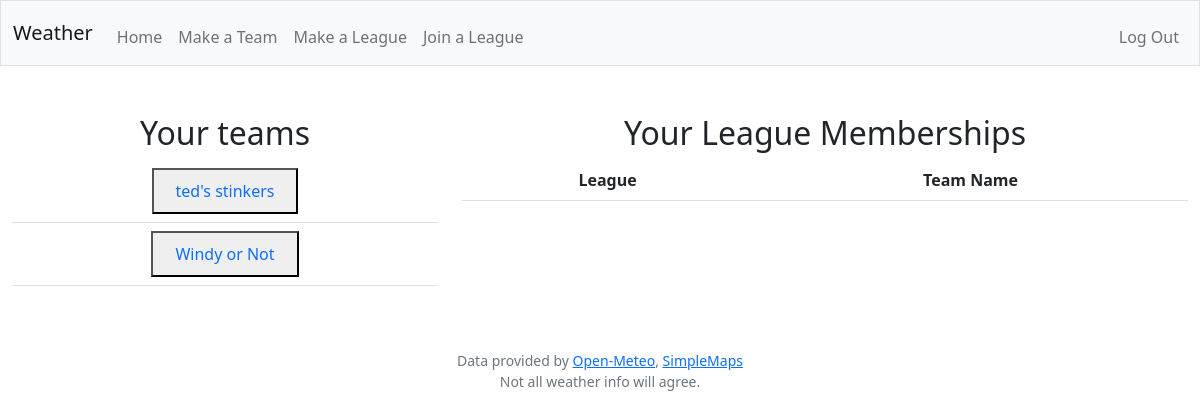
The page /rainchecker (signed in) on the database as committed earlier.
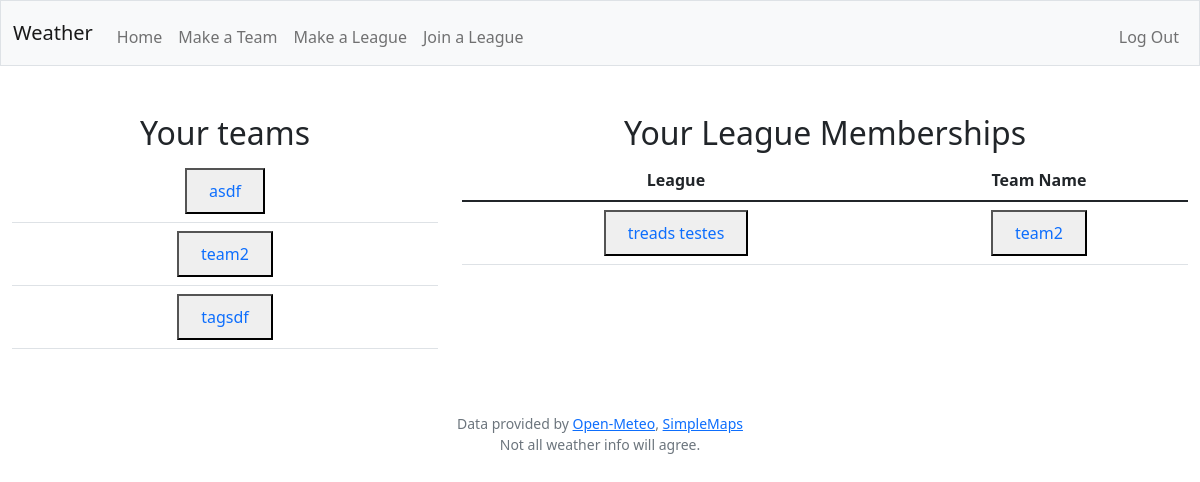
The same page on the database as committed later.
### tables this page shows
CREATE TABLE teams (id INTEGER PRIMARY KEY, userid INTEGER, teamname TEXT NOT NULL, FOREIGN KEY(userid) REFERENCES users(id));

CREATE TABLE leagues(id INTEGER PRIMARY KEY, leaguename TEXT, founderid INTEGER, code, FOREIGN KEY (founderid) REFERENCES users(id));

### app.py (the view)
@app.route("/rainchecker")
@login_required
def rainchecker():
    userid = session["userid"]
    leaguedict = getusersleagueteamdicts(userid)
    teamnames = getusersteamnames(userid)
    return render_template("rainchecker.html", leaguedict = leaguedict, teamnames = teamnames)

### helpers.py (called while the page is built)
def login_required(f):
    @wraps(f)
    def decorated_function(*args, **kwargs):
        if session.get("userid") is None:
            return redirect("/login")
        return f(*args, **kwargs)
    return decorated_function

def getusersteamnames(userid): #outputs dict of teamnames for given userID
    teamnames = db.execute("SELECT teamname FROM teams WHERE userid = ?", userid)
    return(teamnames)

### templates/rainchecker.html (shortened to what this page needs)
{% extends "layout.html" %}
{% block main %}
    <div class="row" style="display: flex">
        <div class="column" style="flex: 25%">
            <table class="table">
                <h2>Your teams</h2>
                <tbody>
                    {% for row in teamnames %}
                    <tr>
                        <td><button><a class="nav-link" href="/team/{{ row['teamname'] }}">{{ row['teamname'] }}</a></button></td>
                    </tr>
                    {% endfor %}
                </tbody>
            </table>
        </div>
        <div class="column" style="flex: 50%">
            <table class="table">
                <h2>Your League Memberships</h2>
                <thead>
                    <tr>
                        <th>League</th>
                        <th>Team Name</th>
                    </tr>
                </thead>
                <tbody>
                    {% for row in leaguedict %}
                    <tr>
                        <td><button><a class="nav-link" href="/league/{{ row['leaguename'] }}">{{ row['leaguename'] }}</a></button></td>
                        <td><button><a class="nav-link" href="/team/{{ row['teamname'] }}">{{ row['teamname'] }}</a></button></td>
                    </tr>
                    {% endfor %}
                </tbody>
            </table>
        </div>
    </div>
{% endblock %}

### templates/layout.html (shortened to what this page needs)
<!DOCTYPE html>
<html lang="en">
    <head>
        <link href="https://cdn.jsdelivr.net/npm/bootstrap@5.1.3/dist/css/bootstrap.min.css" rel="stylesheet">
        <link href="/static/styles.css" rel="stylesheet">
    </head>
    <body>
        <nav class="bg-light border navbar navbar-expand-md navbar-light">
            <div class="container-fluid">
                <a class="navbar-brand"><span class="red">Weather</span></a>
                <div class="collapse navbar-collapse" id="navbarSupportedContent">
                    {% if session["userid"] %}
                        <ul class="navbar-nav me-auto mt-2">
                            <li class="nav-item"><a class="nav-link" href="/rainchecker">Home</a></li>
                            <li class="nav-item"><a class="nav-link" href="/maketeam">Make a Team</a></li>
                            <li class="nav-item"><a class="nav-link" href="/makeleague">Make a League</a></li>
                            <li class="nav-item"><a class="nav-link" href="/joinleague">Join a League</a></li>
                        </ul>
                        <ul class="navbar-nav ms-auto mt-2">
                            <li class="nav-item"><a class="nav-link" href="/logout">Log Out</a></li>
                        </ul>
                    {% else %}
                        <ul class="navbar-nav ms-auto mt-2">
                            <li class="nav-item"><a class="nav-link" href="/register">Register</a></li>
                            <li class="nav-item"><a class="nav-link" href="/login">Log In</a></li>
                        </ul>
                    {% endif %}
                </div>
            </div>
        </nav>
        <main class="container-fluid py-5 text-center">
            {% block main %}{% endblock %}
        </main>
        <footer class="mb-5 small text-center text-muted">
            Data provided by <a href="https://open-meteo.com/">Open-Meteo</a>, <a href="https://simplemaps.com/data/world-cities">SimpleMaps</a>
            <br>
            <p>Not all weather info will agree.</p>
        </footer>
    </body>
</html>

Rows that differ between the two databases and show on the page:
changed teams: teamname "ted's stinkers" → "asdf"
changed teams: teamname "Windy or Not" → "team2"
added teams: teamname "tagsdf"
added leagues: leaguename "treads testes"
Other text that changed with them:
new list line: "team2"
